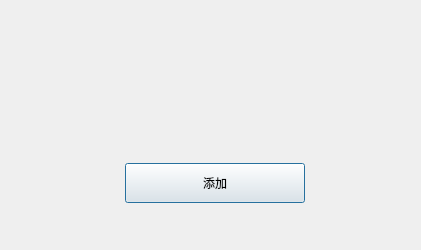
<?xml version="1.0" encoding="UTF-8"?>
<ui version="4.0">
 <class>FindSuccessDlg</class>
 <widget class="QDialog" name="FindSuccessDlg">
  <property name="minimumSize">
   <size>
    <width>300</width>
    <height>250</height>
   </size>
  </property>
  <property name="maximumSize">
   <size>
    <width>421</width>
    <height>250</height>
   </size>
  </property>
  <property name="windowTitle">
   <string>Dialog</string>
  </property>
  <layout class="QVBoxLayout" name="verticalLayout">
   <property name="leftMargin">
    <number>15</number>
   </property>
   <item>
    <widget class="QWidget" name="widget" native="true">
     <layout class="QHBoxLayout" name="horizontalLayout_2">
      <item>
       <widget class="QLabel" name="head_lb">
        <property name="minimumSize">
         <size>
          <width>90</width>
          <height>90</height>
         </size>
        </property>
        <property name="maximumSize">
         <size>
          <width>90</width>
          <height>90</height>
         </size>
        </property>
        <property name="text">
         <string/>
        </property>
        <property name="alignment">
         <set>Qt::AlignmentFlag::AlignCenter</set>
        </property>
       </widget>
      </item>
      <item>
       <widget class="QLabel" name="name_lb">
        <property name="minimumSize">
         <size>
          <width>90</width>
          <height>90</height>
         </size>
        </property>
        <property name="maximumSize">
         <size>
          <width>90</width>
          <height>90</height>
         </size>
        </property>
        <property name="text">
         <string/>
        </property>
        <property name="alignment">
         <set>Qt::AlignmentFlag::AlignCenter</set>
        </property>
       </widget>
      </item>
      <item>
       <spacer name="horizontalSpacer">
        <property name="orientation">
         <enum>Qt::Orientation::Horizontal</enum>
        </property>
        <property name="sizeHint" stdset="0">
         <size>
          <width>10</width>
          <height>20</height>
         </size>
        </property>
       </spacer>
      </item>
     </layout>
    </widget>
   </item>
   <item>
    <widget class="QWidget" name="widget_2" native="true">
     <property name="minimumSize">
      <size>
       <width>400</width>
       <height>0</height>
      </size>
     </property>
     <property name="maximumSize">
      <size>
       <width>400</width>
       <height>16777215</height>
      </size>
     </property>
     <layout class="QHBoxLayout" name="horizontalLayout">
      <item>
       <widget class="Clickedbtn" name="add_friend_btn">
        <property name="minimumSize">
         <size>
          <width>180</width>
          <height>40</height>
         </size>
        </property>
        <property name="maximumSize">
         <size>
          <width>180</width>
          <height>16777215</height>
         </size>
        </property>
        <property name="text">
         <string>添加</string>
        </property>
       </widget>
      </item>
     </layout>
    </widget>
   </item>
  </layout>
 </widget>
 <customwidgets>
  <customwidget>
   <class>Clickedbtn</class>
   <extends>QPushButton</extends>
   <header location="global">clickedbtn.h</header>
  </customwidget>
 </customwidgets>
 <resources/>
 <connections/>
</ui>
